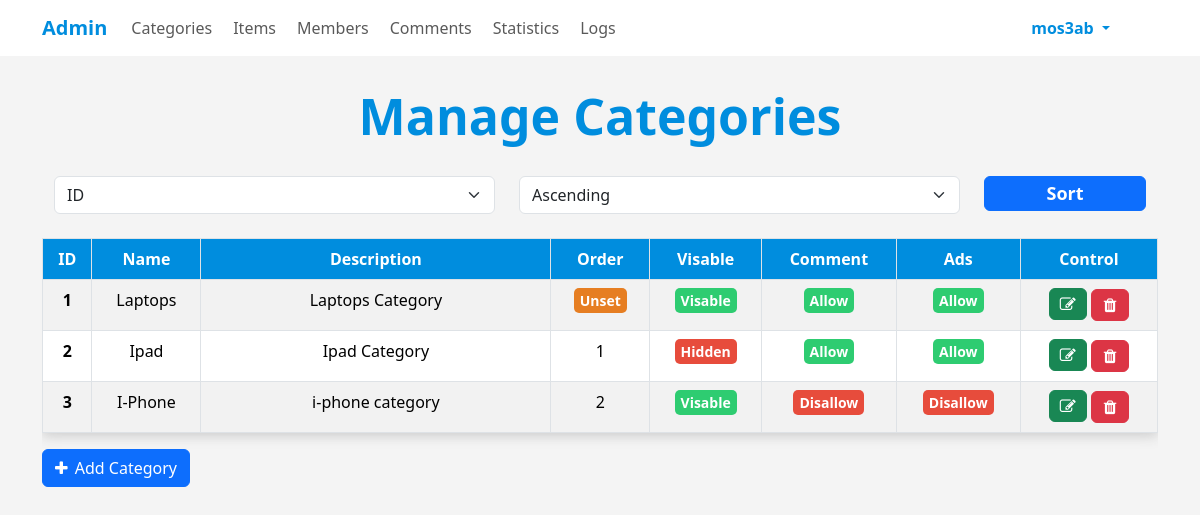
Screenshot of /admin/categories.php (signed in) with the database file from the repository.
### tables this page shows
CREATE TABLE `categories` (
  `cat_id` smallint NOT NULL,
  `cat_name` varchar(255) NOT NULL,
  `cat_description` text,
  `ordering` int DEFAULT NULL COMMENT 'To Ordring Categories As You Want',
  `visibility` tinyint DEFAULT '0',
  `allow_comment` tinyint DEFAULT '0',
  `allow_ads` tinyint DEFAULT '0'
);

### admin/includes/languages/english.php (called while the page is built, shortened)
<?php
function lang($phrase)
{
  return $lang[$phrase];
}

### admin/categories.php (the view, shortened to what this page needs)
<?php
if (isset($_SESSION['user_name'])):
  include 'init.php';
  $do = isset($_GET['do']) ? $_GET['do'] : 'Manage';
  if ($do == 'Manage'):
    $sort_col = isset($_GET['sort_col']) ? $_GET['sort_col'] : 'cat_id';
    $sort_order = isset($_GET['sort_order']) ? $_GET['sort_order'] : 'ASC';
    $stmt = $connect->prepare("SELECT * FROM categories ORDER BY $sort_col $sort_order");
    $stmt->execute();
    $rows = $stmt->fetchAll();
    ?>
    <div class="container cat-container">
      <h1><?= lang("MANAGE_CAT") ?></h1>
      <div class="container ">
        <form action="categories.php" method='GET'>
          <div class="row mb-4">
            <div class="col-md-5">
              <select name="sort_col" class='form-select'>
                <option value="cat_id" <?= ($sort_col == 'cat_id') ? 'selected' : ''; ?>><?= lang('MANAGE_CAT_ID') ?>
                </option>
              </select>
            </div>
            <div class="col-md-5">
              <select name="sort_order" class="form-select">
                <option value="ASC" <?= ($sort_order == 'ASC') ? 'selected' : ''; ?>><?= lang('SORT_ASC') ?>
                </option>
              </select>
            </div>
            <div class="col-md-2 custom-btn">
              <button type="submit" class="btn btn-primary"><?= lang("SORT_BTN") ?></button>
            </div>
          </div>
        </form>
      </div>
      <div class="table-responsive">
        <table class="table main-table table-bordered text-center table-striped table-hover">
          <thead>
            <tr>
              <td><?= lang('MANAGE_CAT_ID') ?></td>
              <td><?= lang('MANAGE_CAT_NAME') ?></td>
              <td><?= lang('MANAGE_CAT_DESC') ?></td>
              <td><?= lang('MANAGE_CAT_ORDER') ?></td>
              <td><?= lang('MANAGE_CAT_VISABLE') ?></td>
              <td><?= lang('MANAGE_CAT_COMMENT') ?></td>
              <td><?= lang('MANAGE_CAT_ADS') ?></td>
              <td><?= lang('MANAGE_CONTROL_CAT') ?></td>
            </tr>
          </thead>
          <tbody>
            <?php
            foreach ($rows as $row):
              echo '<tr>';
              echo '<th scope="row">' . $row['cat_id'] . '</th>';
              echo '<td>' . $row['cat_name'] . '</td>';
              echo '<td class="category-description">' . $row['cat_description'] . '</td>';
              echo ($row['ordering'] == NULL ?
                '<td><span class="order-unset" >' . lang('NO_ORDER') . '</span></td>'
                : '<td>' . $row['ordering'] . '</td>');
              echo ($row['visibility'] == 0 ?
                '<td><span class="cat-on">' . lang("VISIBILITY_ON") . '</span></td>'
                : '<td><span class="cat-off">' . lang("VISIBILITY_OFF") . '</span></td>');
              echo ($row['allow_comment'] == 0 ?
                '<td class="cat-on"><span class="cat-on">' . lang("COMMENT_ON") . '</span></td>'
                : '<td><span class="cat-off">' . lang("COMMENT_OFF") . '</span></td>');
              echo ($row['allow_ads'] == 0 ?
                '<td class="cat-on"><span class="cat-on">' . lang("ADS_ON") . '</span></td>'
                : '<td><span class="cat-off">' . lang("ADS_OFF") . '</span></td>');
              echo '<td>
                    <a href="categories.php?do=Edit&id=' . $row['cat_id'] .
                '" class="btn btn-success"> <i class="fa fa-edit"></i> </a>
                    <a href="categories.php?do=Delete&id=' . $row['cat_id'] .
                '" class="btn btn-danger"
                onclick="return confirm(\'' . lang('DELETE_CAT_CONFIRMATION') . '\')"
                > <i class="fa fa-trash"></i> </a>
                  </td>';
              echo '</tr>';
            endforeach;
            ?>
          </tbody>
        </table>
      </div>
      <a href="?do=Add" class='btn btn-primary '><i class='fa fa-plus'></i> <?= lang("ADD_CATEGORY") ?></a>
    </div>
    <?php
  endif;
  include $temp . 'footer.php';
else:
  header('Location: index.php');
  exit();
endif;

### admin/layout/css/backend.css (style rules this page uses)
:root { --main-color: #008dde; --second-color: #006ba8; --border-radius: 15px; --main-padding: 15px 30px; --transition-duration: 0.3s; }
body { background-color: #f4f4f4; }
.table > thead { user-select: none; }
i.fa { margin-right: 3px; }
.cat-container .row .custom-btn button { padding: 3px 10px; width: 100%; font-size: 18px; font-weight: bold; }
.cat-container .category-description { width: 350px; }
.cat-container tbody tr span { color: white; padding: 3px 6px; border-radius: 5px; font-weight: bold; font-size: 14px; user-select: none; transition: all var(--transition-duration) ease-in-out; -webkit-transition: all var(--transition-duration) ease-in-out; -moz-transition: all var(--transition-duration) ease-in-out; -ms-transition: all var(--transition-duration) ease-in-out; -o-transition: all var(--transition-duration) ease-in-out; -webkit-border-radius: 5px; -moz-border-radius: 5px; -ms-border-radius: 5px; -o-border-radius: 5px; }
.cat-container tbody tr span.cat-on { background-color: #2ecc71; }
.cat-container tbody tr span.cat-off { background-color: #e74c3c; }
.cat-container tbody tr span.order-unset { background-color: #e67e22; }
h1 { color: #008dde; font-weight: bold; margin: 0; font-size: 50px; text-align: center; padding: 30px; }
.main-table { box-shadow: 0 3px 12px #ccc; }
.main-table .btn { color: #fff; padding: 3px 10px; }
.main-table .btn i { font-size: 16px; width: 16px; }
.main-table .btn i.fa { margin: 0; }
@media (max-width: 1200px) { .main-table .btn:not(:last-child) { margin-bottom: 2px; } }
.main-table thead tr td { background-color: var(--main-color); color: #fff; font-weight: bold; }

### rows the page displays
categories: cat_id "1", cat_name "Laptops", cat_description "Laptops Category"
categories: cat_id "2", cat_name "Ipad", cat_description "Ipad Category", ordering "1"
categories: cat_id "3", cat_name "I-Phone", cat_description "i-phone category", ordering "2"

### other values shown
lang("HOME_ADMIN") "Admin"
lang("CATEGORIES") "Categories"
lang("ITEMS") "Items"
lang("MEMBERS") "Members"
lang("COMMENTS") "Comments"
lang("STATISTICS") "Statistics"
lang("LOGS") "Logs"
$_SESSION['user_name'] "mos3ab"
lang("MANAGE_CAT") "Manage Categories"
lang("SORT_BTN") "Sort"
lang('MANAGE_CAT_ID') "ID"
lang('MANAGE_CAT_NAME') "Name"
lang('MANAGE_CAT_DESC') "Description"
lang('MANAGE_CAT_ORDER') "Order"
lang('MANAGE_CAT_VISABLE') "Visable"
